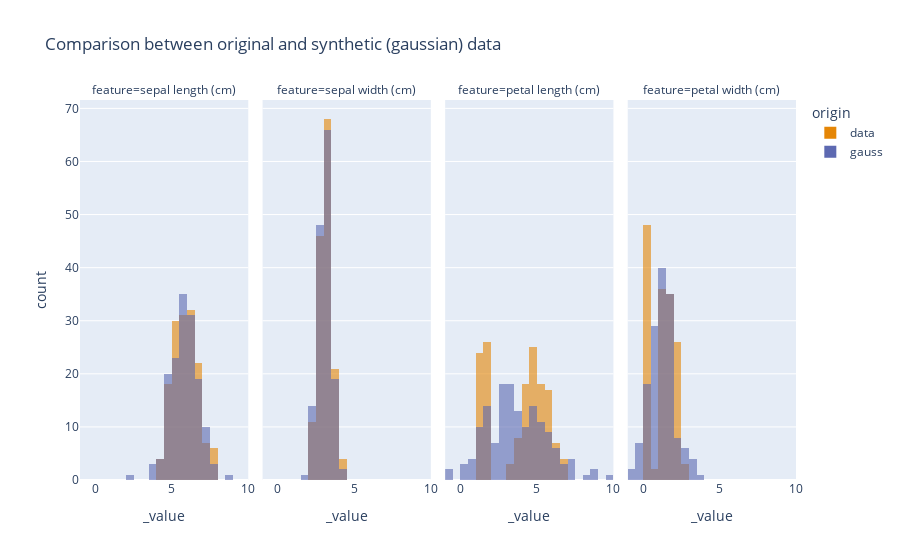

The notebook cell saved with this chart:
### Markdown cell above
We set the number of bins to `nbins=50`, even though the question asks for 30 bins because Plotly counts the number of bins on the whole dataset. This means that it starts the value range from the minimum of all values (across all features) to the maximum of all values (across all features). We estimate that taking `nbins=50` will approximately lead to 30 bins in each features (plus some blank space before and/or after the data of each feature).

### Code cell
col = data.columns[0]

fig = px.histogram(
    data_frame=df_comb,
    barmode="overlay",
    color_discrete_sequence=px.colors.qualitative.Vivid,
    opacity=0.6,
    nbins=50,
    title="Comparison between original and synthetic (gaussian) data",
    color="origin",
    facet_col="feature",
)
fig

### Figure 1 — Plotly figure (JSON) as saved in the notebook; plotly's stock layout.template omitted (floating-point values rounded to 4 significant figures; data arrays with more than 128 entries replaced by an {"elided": "..."} marker saying what was removed)
{"data": [{"alignmentgroup": "True", "bingroup": "x", "hovertemplate": "origin=data<br>feature=sepal length (cm)<br>_value=%{x}<br>count=%{y}<extra></extra>", "legendgroup": "data", "marker": {"color": "rgb(229, 134, 6)", "opacity": 0.6, "pattern": {"shape": ""}}, "name": "data", "nbinsx": 50, "offsetgroup": "data", "orientation": "v", "showlegend": true, "type": "histogram", "x": {"elided": "150 float values"}, "xaxis": "x", "yaxis": "y"}, {"alignmentgroup": "True", "bingroup": "x", "hovertemplate": "origin=data<br>feature=sepal width (cm)<br>_value=%{x}<br>count=%{y}<extra></extra>", "legendgroup": "data", "marker": {"color": "rgb(229, 134, 6)", "opacity": 0.6, "pattern": {"shape": ""}}, "name": "data", "nbinsx": 50, "offsetgroup": "data", "orientation": "v", "showlegend": false, "type": "histogram", "x": {"elided": "150 float values"}, "xaxis": "x2", "yaxis": "y2"}, {"alignmentgroup": "True", "bingroup": "x", "hovertemplate": "origin=data<br>feature=petal length (cm)<br>_value=%{x}<br>count=%{y}<extra></extra>", "legendgroup": "data", "marker": {"color": "rgb(229, 134, 6)", "opacity": 0.6, "pattern": {"shape": ""}}, "name": "data", "nbinsx": 50, "offsetgroup": "data", "orientation": "v", "showlegend": false, "type": "histogram", "x": {"elided": "150 float values"}, "xaxis": "x3", "yaxis": "y3"}, {"alignmentgroup": "True", "bingroup": "x", "hovertemplate": "origin=data<br>feature=petal width (cm)<br>_value=%{x}<br>count=%{y}<extra></extra>", "legendgroup": "data", "marker": {"color": "rgb(229, 134, 6)", "opacity": 0.6, "pattern": {"shape": ""}}, "name": "data", "nbinsx": 50, "offsetgroup": "data", "orientation": "v", "showlegend": false, "type": "histogram", "x": {"elided": "150 float values"}, "xaxis": "x4", "yaxis": "y4"}, {"alignmentgroup": "True", "bingroup": "x", "hovertemplate": "origin=gauss<br>feature=sepal length (cm)<br>_value=%{x}<br>count=%{y}<extra></extra>", "legendgroup": "gauss", "marker": {"color": "rgb(93, 105, 177)", "opacity": 0.6, "pattern": {"shape": ""}}, "name": "gauss", "nbinsx": 50, "offsetgroup": "gauss", "orientation": "v", "showlegend": true, "type": "histogram", "x": {"elided": "150 float values"}, "xaxis": "x", "yaxis": "y"}, {"alignmentgroup": "True", "bingroup": "x", "hovertemplate": "origin=gauss<br>feature=sepal width (cm)<br>_value=%{x}<br>count=%{y}<extra></extra>", "legendgroup": "gauss", "marker": {"color": "rgb(93, 105, 177)", "opacity": 0.6, "pattern": {"shape": ""}}, "name": "gauss", "nbinsx": 50, "offsetgroup": "gauss", "orientation": "v", "showlegend": false, "type": "histogram", "x": {"elided": "150 float values"}, "xaxis": "x2", "yaxis": "y2"}, {"alignmentgroup": "True", "bingroup": "x", "hovertemplate": "origin=gauss<br>feature=petal length (cm)<br>_value=%{x}<br>count=%{y}<extra></extra>", "legendgroup": "gauss", "marker": {"color": "rgb(93, 105, 177)", "opacity": 0.6, "pattern": {"shape": ""}}, "name": "gauss", "nbinsx": 50, "offsetgroup": "gauss", "orientation": "v", "showlegend": false, "type": "histogram", "x": {"elided": "150 float values"}, "xaxis": "x3", "yaxis": "y3"}, {"alignmentgroup": "True", "bingroup": "x", "hovertemplate": "origin=gauss<br>feature=petal width (cm)<br>_value=%{x}<br>count=%{y}<extra></extra>", "legendgroup": "gauss", "marker": {"color": "rgb(93, 105, 177)", "opacity": 0.6, "pattern": {"shape": ""}}, "name": "gauss", "nbinsx": 50, "offsetgroup": "gauss", "orientation": "v", "showlegend": false, "type": "histogram", "x": {"elided": "150 float values"}, "xaxis": "x4", "yaxis": "y4"}], "layout": {"annotations": [{"font": {}, "showarrow": false, "text": "feature=sepal length (cm)", "x": 0.1175, "xanchor": "center", "xref": "paper", "y": 1, "yanchor": "bottom", "yref": "paper"}, {"font": {}, "showarrow": false, "text": "feature=sepal width (cm)", "x": 0.3725, "xanchor": "center", "xref": "paper", "y": 1, "yanchor": "bottom", "yref": "paper"}, {"font": {}, "showarrow": false, "text": "feature=petal length (cm)", "x": 0.6275, "xanchor": "center", "xref": "paper", "y": 1, "yanchor": "bottom", "yref": "paper"}, {"font": {}, "showarrow": false, "text": "feature=petal width (cm)", "x": 0.8825, "xanchor": "center", "xref": "paper", "y": 1, "yanchor": "bottom", "yref": "paper"}], "barmode": "overlay", "legend": {"title": {"text": "origin"}, "tracegroupgap": 0}, "title": {"text": "Comparison between original and synthetic (gaussian) data"}, "xaxis": {"anchor": "y", "domain": [0, 0.235], "title": {"text": "_value"}}, "xaxis2": {"anchor": "y2", "domain": [0.255, 0.49], "matches": "x", "title": {"text": "_value"}}, "xaxis3": {"anchor": "y3", "domain": [0.51, 0.745], "matches": "x", "title": {"text": "_value"}}, "xaxis4": {"anchor": "y4", "domain": [0.765, 1.0], "matches": "x", "title": {"text": "_value"}}, "yaxis": {"anchor": "x", "domain": [0, 1], "title": {"text": "count"}}, "yaxis2": {"anchor": "x2", "domain": [0, 1], "matches": "y", "showticklabels": false}, "yaxis3": {"anchor": "x3", "domain": [0, 1], "matches": "y", "showticklabels": false}, "yaxis4": {"anchor": "x4", "domain": [0, 1], "matches": "y", "showticklabels": false}}}
